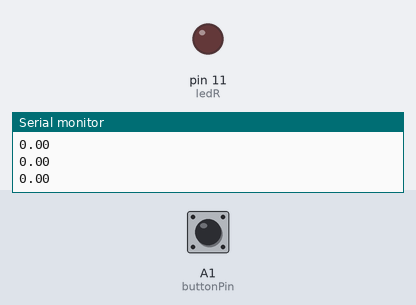
A sketch run on a simulated Arduino Uno, built with avr-gcc and run on an emulated ATmega328P. Parts: output pins drawn as LEDs (lit = HIGH), the last lines printed to the serial monitor. Inputs (shaded band) come from the test bench; at power-on: A1 (buttonPin) LOW.

Above: at 1.2 s.
1.3 s: A1 (buttonPin) pulled HIGH for 0.15 s
At 1.38 s:
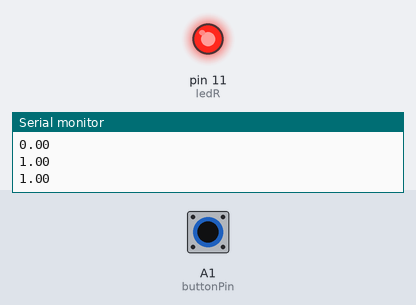
2.9 s: A1 (buttonPin) pulled HIGH for 3.2 s
At 6.7 s:
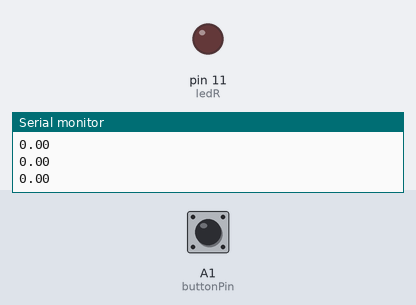
Timing chart, 0 to 8.2 s (numbered marks = the images above; inputs shaded):
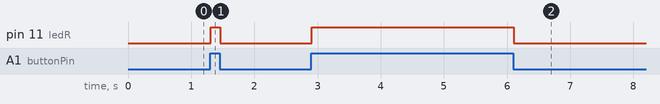

Measured:
- after the input at 1.3 s, pin 11 (ledR): LOW → HIGH at once, → LOW 0.15 s later
- after the input at 2.9 s, pin 11 (ledR): LOW → HIGH at once, → LOW 3.2 s later

The sketch:

arbd1_switch.ino
```cpp
int ledR=11;
int buttonPin=A1;
float k;

void setup() {
  // put your setup code here, to run once:
pinMode(ledR,OUTPUT);
pinMode(buttonPin,INPUT);
Serial.begin(9600);
}

void loop() {
  // put your main code here, to run repeatedly:
k=digitalRead(buttonPin);
Serial.println(k);
if(k==1)
{digitalWrite(ledR,HIGH);}
else
{digitalWrite(ledR,LOW);}
}
```
